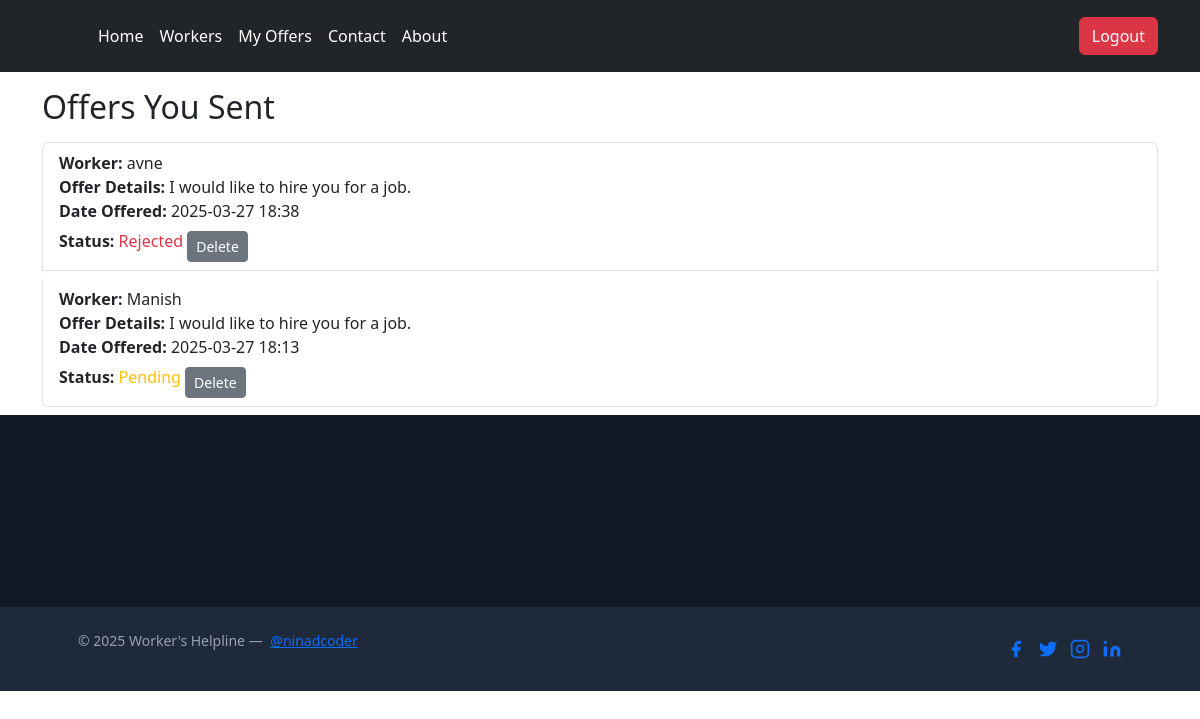
The app's page /workers/hirer-offers/ (signed in), older data.
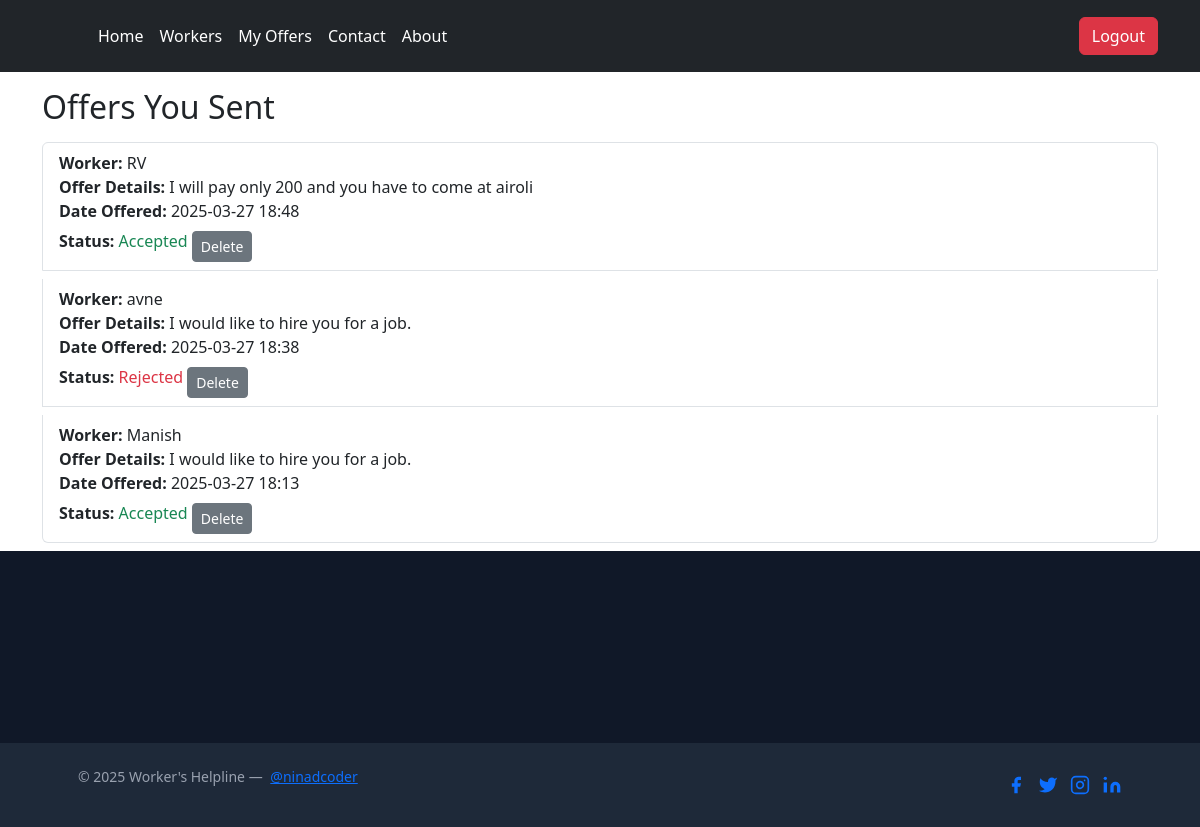
The same page, newer data.
### workers_board/models.py (models this page shows, shortened)
class HireOffer(models.Model):
    hirer = models.ForeignKey(
        settings.AUTH_USER_MODEL,
        on_delete=models.CASCADE,
        related_name='offers_sent'
    )
    worker = models.ForeignKey(
        settings.AUTH_USER_MODEL,
        on_delete=models.CASCADE,
        related_name='offers_received'
    )
    offer_details = models.TextField(blank=True, null=True)
    date_offered = models.DateTimeField(auto_now_add=True)
    status = models.CharField(max_length=10, choices=STATUS_CHOICES, default='pending')

### workers_board/views.py (the view)
# urls.py: path('hirer-offers/', hirer_offers, name='hirer_offers'),
@login_required
def hirer_offers(request):
    if request.user.profile.role != 'hirer':
        return redirect('index')
    offers = HireOffer.objects.filter(hirer=request.user).order_by('-date_offered')
    return render(request, 'hirer_offers.html', {'offers': offers})

### templates/hirer_offers.html (shortened to what this page needs)
{% extends 'base.html' %}
{% block body %}
<div class="container">
  <h2 class="my-3">Offers You Sent</h2>
  {% if offers %}
    <ul class="list-group">
      {% for offer in offers %}
        <li class="list-group-item mb-2">
          <strong>Worker:</strong> {{ offer.worker.username }} <br>
          <strong>Offer Details:</strong> {{ offer.offer_details }} <br>
          <strong>Date Offered:</strong> {{ offer.date_offered|date:"Y-m-d H:i" }} <br>
          <strong>Status:</strong>
          {% if offer.status == 'accepted' %}
            <span class="text-success">Accepted</span>
          {% elif offer.status == 'rejected' %}
            <span class="text-danger">Rejected</span>
          {% else %}
            <span class="text-warning">Pending</span>
          {% endif %}
          <a href="{% url 'delete_offer' offer.id %}" class="btn btn-secondary btn-sm mt-2">Delete</a>
        </li>
      {% endfor %}
    </ul>
  {% else %}
    <p>You haven't sent any offers yet.</p>
  {% endif %}
</div>
{% endblock body %}

Row changes from the older to the newer data that the page shows:
added HireOffer: worker.username "RV", offer_details "I will pay only 200 and you have to come at airoli", date_offered "2025-03-27 18:48", status "Accepted"
changed HireOffer "Manish": status "Pending" → "Accepted"
